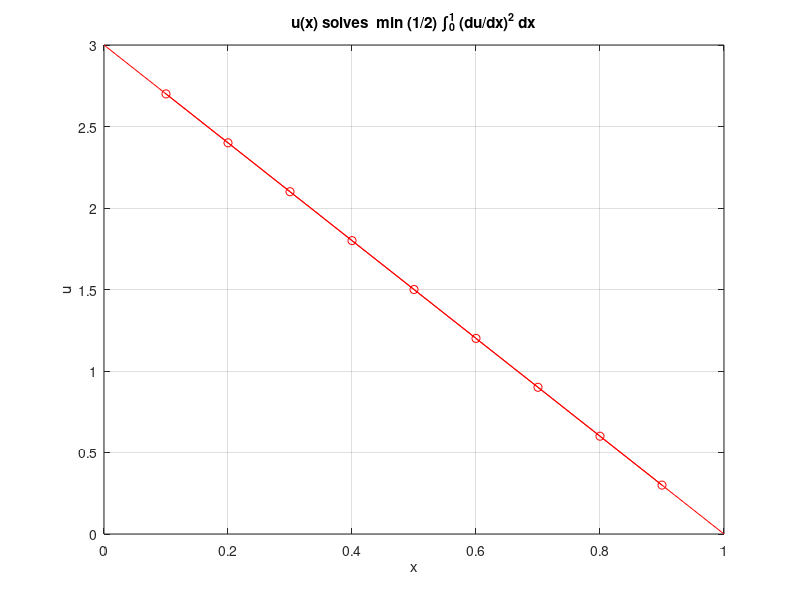

Reproduce this figure in MATLAB.
% STRAIGHT  Solve continuum optimization problem
%   min            f(u) = int_0^t (1/2) (u'(x))^2 dx
%   u(0)=a,u(1)=b
% by discretization.  Here u(x) is piecewise-linear, with values
% u_j = u(x_j), j=1,...,n, where x_j = j h and h = 1 / (n+1).
% Constructs a symmetric positive-definite matrix Q, and vector c
% and scalar d, so that discrete problem is unconstrained optimization
% over u in R^n:
%   min  fhat(u) = (1/2) u' Q u - c' u + d
% Generates a plot.  (The answer is boring and, incidentally, exact.)
% This method is powerful and generalizable!

a = 3.0;  % boundary data; choose what you want
b = 0.0;
n = 9;   % choose the size you want; this gives clear plot

% set up linear system
h = 1.0 / (n+1);   % grid spacing
d = (a^2 + b^2) / (2 * h);
Q = zeros(n,n);  c = zeros(n,1);
for j = 1:n
    if j==1
        Q(j,1:2) = [2 -1];
        c(j) = a / h;
    elseif j==n
        Q(j,n-1:n) = [-1 2];
        c(j) = b / h;
    else
        Q(j,j-1:j+1) = [-1 2 -1];
    end
end
Q = Q / h;

% solve
ustar = Q \ c  % minimizer
fstar = 0.5 * ustar' * Q * ustar - c' * ustar + d

% plot
x = 0.0:h:1.0;  % length n+2
plot(x,[a ustar' b],'r-'), hold on
plot(x(2:end-1), ustar, 'ro-'), hold off
xlabel x, ylabel u, grid on
title('u(x) solves  min (1/2) \int_0^1 (du/dx)^2 dx')
